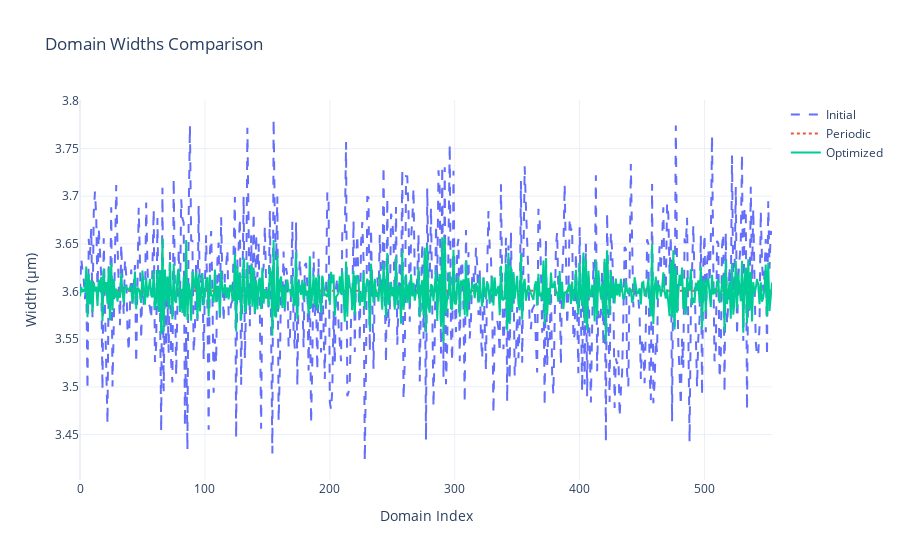
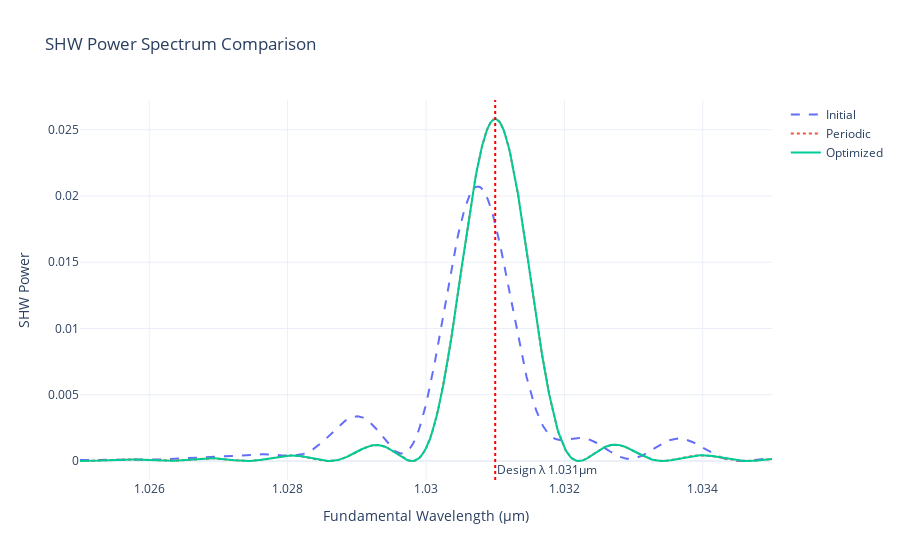
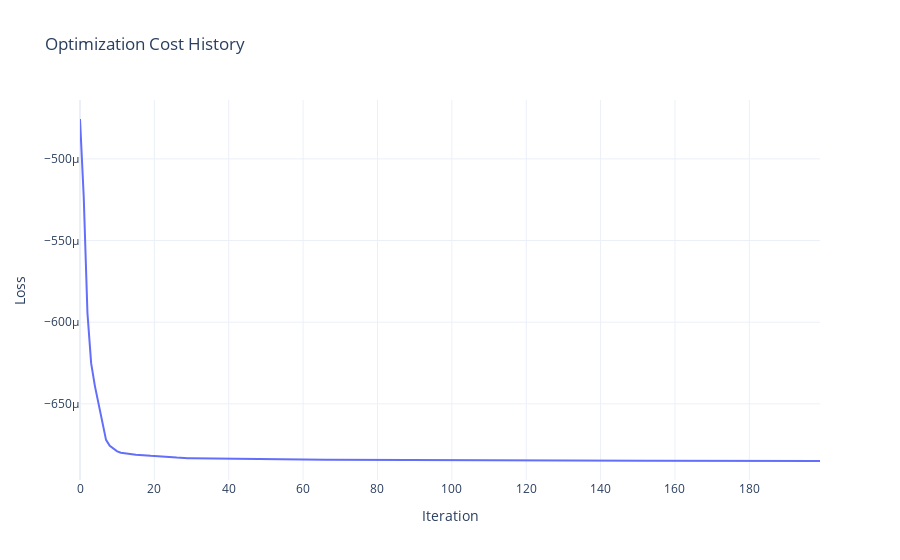

Write notebook code for charts like these, in order.
### Code cell
# 4. Visualize the results
print("4. Visualizing optimization results...")
plot_domain_widths(initial_widths, optimized_widths, periodic_widths)
plot_shw_power_spectrum(initial_widths, optimized_widths, periodic_widths, sim_params, config)
plot_cost_history(loss_history)

### Figure 1 — Plotly figure (JSON) as saved in the notebook; plotly's stock layout.template omitted (floating-point values rounded to 4 significant figures; data arrays with more than 128 entries replaced by an {"elided": "..."} marker saying what was removed)
{"data": [{"line": {"dash": "dash"}, "mode": "lines", "name": "Initial", "type": "scatter", "y": {"elided": "555 float values"}}, {"line": {"dash": "dot"}, "mode": "lines", "name": "Periodic", "type": "scatter", "y": {"elided": "555 float values"}}, {"mode": "lines", "name": "Optimized", "type": "scatter", "y": {"elided": "555 float values"}}], "layout": {"title": {"text": "Domain Widths Comparison"}, "xaxis": {"title": {"text": "Domain Index"}}, "yaxis": {"title": {"text": "Width (μm)"}}}}

### Figure 2 — Plotly figure (JSON) as saved in the notebook; plotly's stock layout.template omitted (floating-point values rounded to 4 significant figures; data arrays with more than 128 entries replaced by an {"elided": "..."} marker saying what was removed)
{"data": [{"line": {"dash": "dash"}, "mode": "lines", "name": "Initial", "type": "scatter", "x": {"elided": "500 float values"}, "y": {"elided": "500 float values"}}, {"line": {"dash": "dot"}, "mode": "lines", "name": "Periodic", "type": "scatter", "x": {"elided": "500 float values"}, "y": {"elided": "500 float values"}}, {"mode": "lines", "name": "Optimized", "type": "scatter", "x": {"elided": "500 float values"}, "y": {"elided": "500 float values"}}], "layout": {"annotations": [{"showarrow": false, "text": "Design λ 1.031μm", "x": 1.031, "xanchor": "left", "xref": "x", "y": 0, "yanchor": "bottom", "yref": "y domain"}], "shapes": [{"line": {"color": "red", "dash": "dot"}, "type": "line", "x0": 1.031, "x1": 1.031, "xref": "x", "y0": 0, "y1": 1, "yref": "y domain"}], "title": {"text": "SHW Power Spectrum Comparison"}, "xaxis": {"title": {"text": "Fundamental Wavelength (μm)"}}, "yaxis": {"title": {"text": "SHW Power"}}}}

### Figure 3 — Plotly figure (JSON) as saved in the notebook; plotly's stock layout.template omitted (floating-point values rounded to 4 significant figures; data arrays with more than 128 entries replaced by an {"elided": "..."} marker saying what was removed)
{"data": [{"mode": "lines", "name": "Loss", "type": "scatter", "y": {"elided": "200 float values"}}], "layout": {"title": {"text": "Optimization Cost History"}, "xaxis": {"title": {"text": "Iteration"}}, "yaxis": {"title": {"text": "Loss"}}}}
